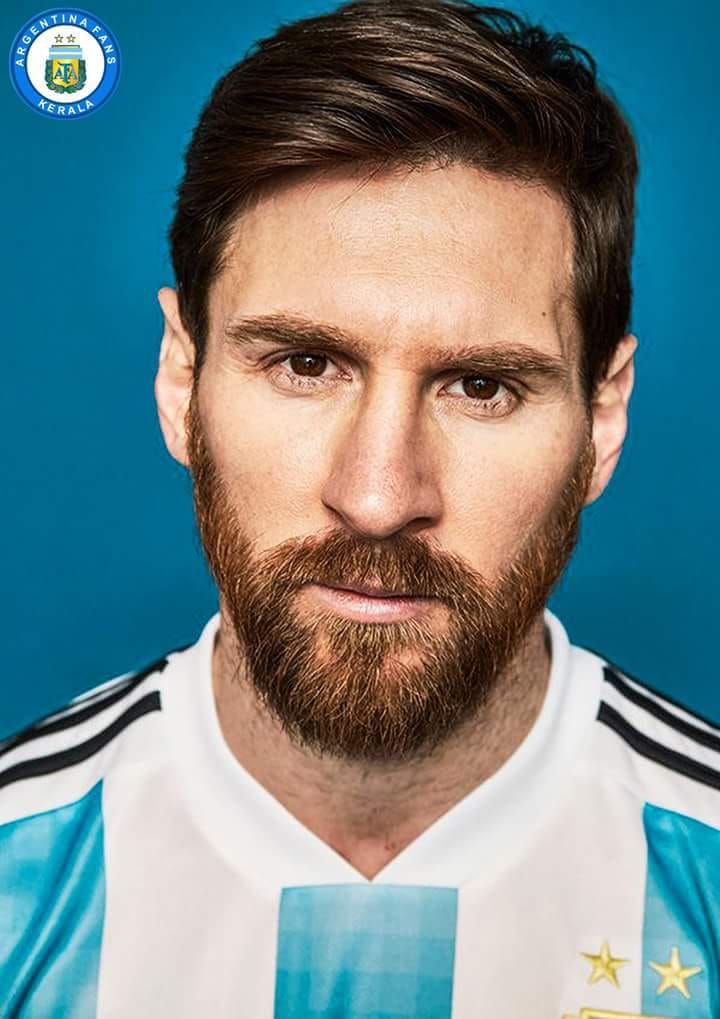
#> input picture model/test_images/messi.jpg, 720 x 1019 px
$ python face-detection.py
#> lines starting #> are read from the running program, lines starting #| are printed output that depends on the picture; after the words box and inside, x2 and y2 are one past the last pixel; in counts of white or black regions, pixels touching at a corner belong together
# import
import os
import shutil
import joblib
import json

import numpy as np
import pandas as pd
import matplotlib.pyplot as plt
import seaborn as sns

import cv2
import pywt

from sklearn.preprocessing import StandardScaler
from sklearn.model_selection import train_test_split
from sklearn.model_selection import GridSearchCV
from sklearn.svm import SVC
from sklearn.ensemble import RandomForestClassifier
from sklearn.linear_model import LogisticRegression
from sklearn.pipeline import Pipeline
from sklearn.pipeline import make_pipeline
from sklearn.metrics import classification_report
from sklearn.metrics import confusion_matrix

# load image
img = cv2.imread("./test_images/messi.jpg")
#> img is the input picture: shape (1019, 720, 3); mean B, G, R 135.8, 133, 111.6
convert_color = cv2.cvtColor(img, cv2.COLOR_BGR2GRAY)
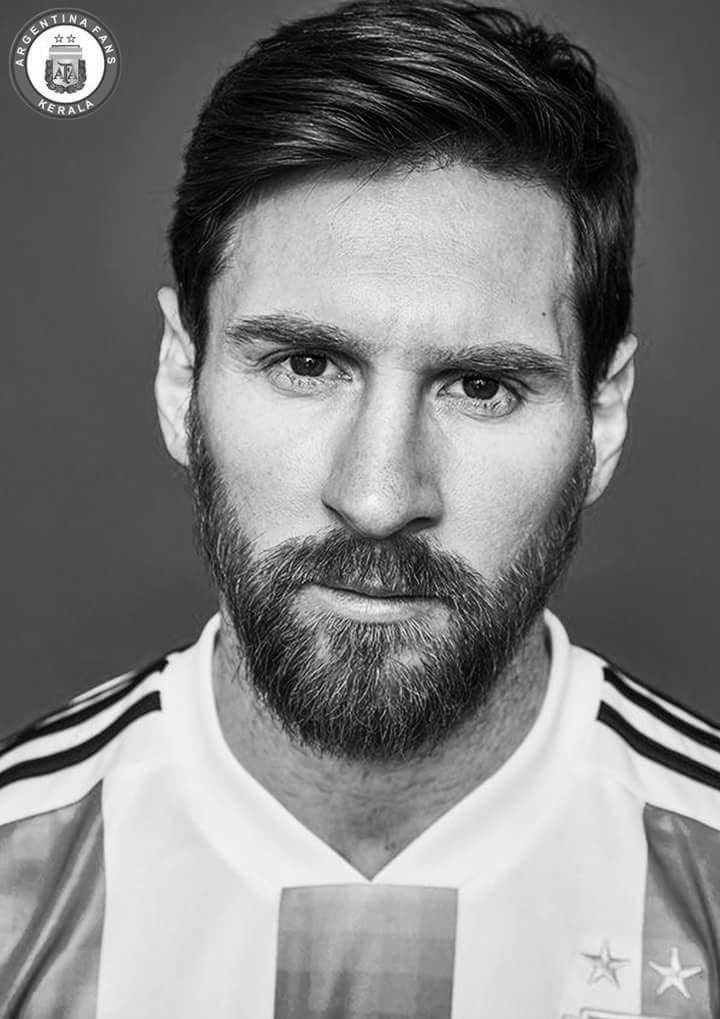
#> convert_color: shape (1019, 720); min 0, max 255, mean 126.9
print(convert_color.shape)
#| (1019, 720)
plt.imshow(convert_color, cmap="gray")
plt.savefig("messi_converted_to_gray.png")
plt.show()

# using haarcascade from OpenCV to detect features
face_cascade = cv2.CascadeClassifier(
    "./haarcascades/haarcascade_frontalface_default.xml"
)
eye_cascade = cv2.CascadeClassifier("./haarcascades/haarcascade_eye.xml")
faces = face_cascade.detectMultiScale(convert_color, 1.3, 5)
#> faces = [[142, 179, 500, 500]]
print(faces)
#| [[142 179 500 500]]

# draw the rectangle detect the face and the eye
(x, y, w, h) = faces[0]
#> x = 142; y = 179; w = 500; h = 500
face_img = cv2.rectangle(img, (x, y), (x + w, y + h), (255, 0, 0), 2)
gray_region = convert_color[y : y + h, x : x + w]
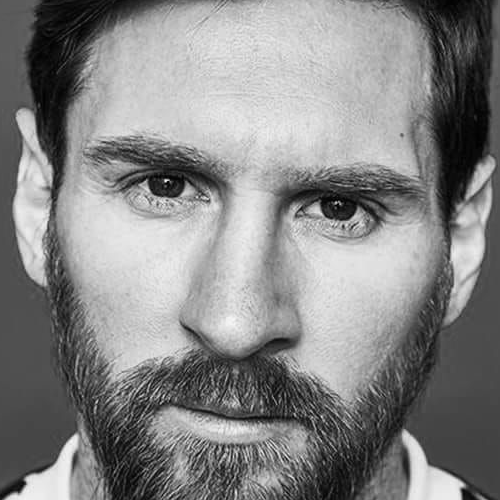
#> gray_region: shape (500, 500); min 0, max 248, mean 133.9
color_region = face_img[y : y + h, x : x + w]
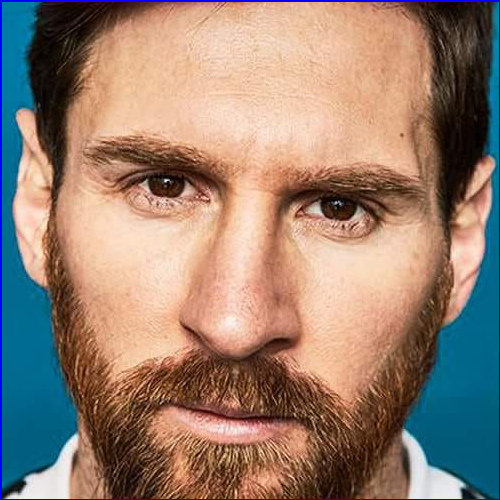
#> color_region: shape (500, 500, 3); mean B, G, R 114.2, 127.9, 150.7
eyes = eye_cascade.detectMultiScale(gray_region)
#> eyes = [[106, 126, 120, 120], [273, 152, 112, 112]]
for (ex, ey, ew, eh) in eyes:
    cv2.rectangle(color_region, (ex, ey), (ex + ew, ey + eh), (0, 255, 0), 2)
#> this loop made 2 passes
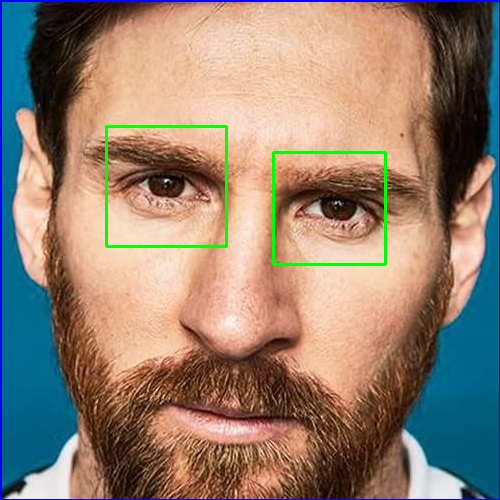
#> color_region: shape (500, 500, 3); 1.11% of pixels changed, all inside (x1, y1, x2, y2) = (105, 125, 387, 266)
plt.figure()
plt.imshow(face_img, cmap="gray")
plt.savefig("rectangle_detected1.png")
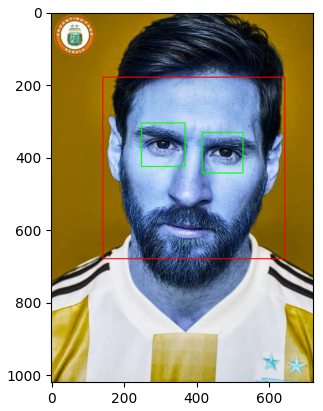
#> figure drawn by matplotlib, 1 panel; B, G, R data is drawn as R, G, B
plt.show()
plt.imshow(color_region, cmap="gray")
plt.savefig("rectangle_detected2.png")
plt.show()

# create function that crop the face location
def get_face_location(image_path):
#> called with image_path = './test_images/messi.jpg'
    img = cv2.imread(image_path)
    convert_color = cv2.cvtColor(img, cv2.COLOR_BGR2GRAY)
    faces = face_cascade.detectMultiScale(convert_color, 1.3, 5)
#> faces = [[142, 179, 500, 500]]
    for (x, y, w, h) in faces:
        face_img = cv2.rectangle(img, (x, y), (x + w, y + h), (255, 0, 0), 2)
        gray_region = convert_color[y : y + h, x : x + w]
        color_region = img[y : y + h, x : x + w]
        eyes = eye_cascade.detectMultiScale(gray_region)
        if len(eyes) >= 2:
            return color_region
#> this loop made 1 pass
#> (x, y, w, h, eyes) on pass 1: (142, 179, 500, 500, [[106, 126, 120, 120], [273, 152, 112, 112]])


cropped_image = get_face_location("./test_images/messi.jpg")
plt.imshow(cropped_image)
plt.savefig("cropped_image.png")
plt.show()

# get cropped image
data_path = "./dataset/"
cropped_path = "./dataset/cropped/"
img_dirs = []
for i in os.scandir(data_path):
    if i.is_dir():
        img_dirs.append(i.path)

if os.path.exists(cropped_path):
    shutil.rmtree(cropped_path)
os.mkdir(cropped_path)

# image directories
cropped_image_dirs = []
file_dict = {}
for img_dir in img_dirs:
    count = 1
    name = img_dir.split("/")[-1]
    print(name)
    file_dict[name] = []
    for i in os.scandir(img_dir):
        t = get_face_location(i.path)
#> (the run stopped early here; a loop or call above may not have finished)
